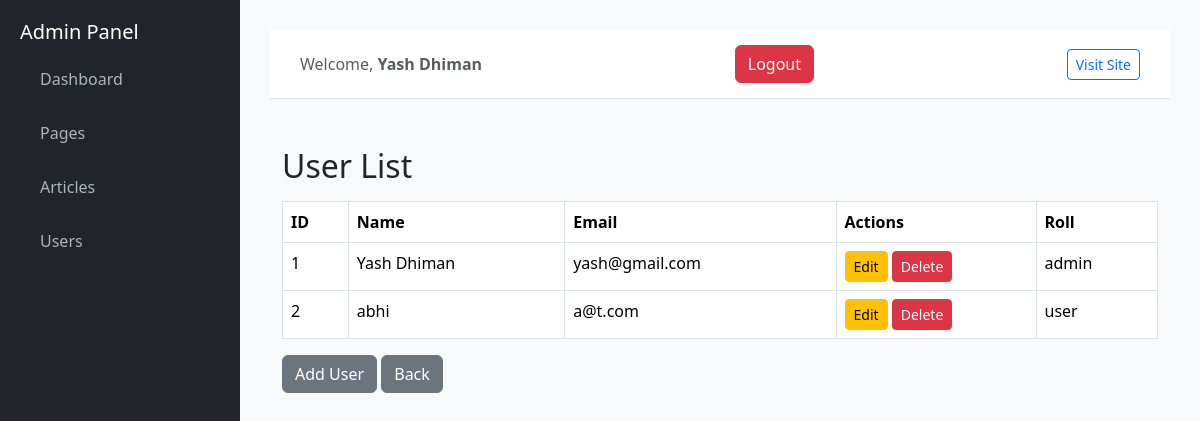
Page /admin/users (signed in) on the committed database.
### tables this page shows
CREATE TABLE users (
            id INTEGER PRIMARY KEY AUTOINCREMENT,
            name TEXT NOT NULL,
            email TEXT NOT NULL UNIQUE,
            password TEXT NOT NULL,
            role TEXT NOT NULL
        );

### admin_app/routes.py (the view)
@admin_bp.route("/users")
def users():
    conn = get_db()
    all_users = conn.execute("SELECT * FROM users").fetchall()
    conn.close()
    return render_template("users.html", users=all_users)

### admin_app/routes.py (called while the page is built)
def get_db():
    conn = sqlite3.connect(DB_NAME)
    conn.row_factory = sqlite3.Row
    return conn

### admin_app/templates/users.html (shortened to what this page needs)
{% extends "admin_base.html" %}
{% block content %}
<div class="container mt-5">
    <h2>User List</h2>
    <table class="table table-bordered mt-3">
        <thead>
            <tr>
                <th>ID</th>
                <th>Name</th>
                <th>Email</th>
                <th width="200">Actions</th>
                <th>Roll</th>
            </tr>
        </thead>
        <tbody>
        {% for user in users %}
            <tr>
                <td>{{ user["id"] }}</td>
                <td>{{ user["name"] }}</td>
                <td>{{ user["email"] }}</td>
                <td>
                    <a href="{{ url_for('admin.edit_user', id=user['id']) }}" class="btn btn-warning btn-sm">Edit</a>
                    <a href="{{ url_for('admin.delete_user', id=user['id']) }}"
                       class="btn btn-danger btn-sm"
                       onclick="return confirm('Are you sure?')">
                       Delete
                    </a>
                </td>
               <td>{{ user["role"] }}</td>
            </tr>
        {% endfor %}
        </tbody>
    </table>
    <a href="/admin/add-user" class="btn btn-secondary">Add User</a>
    <a href="{{ url_for('admin.dashboard') }}" class="btn btn-secondary">Back</a>
</div>
{% endblock %}

### admin_app/templates/admin_base.html (shortened to what this page needs)
<!DOCTYPE html>
<html lang="en">
<head>
    <link href="https://cdn.jsdelivr.net/npm/bootstrap@5.3.2/dist/css/bootstrap.min.css" rel="stylesheet">
</head>
<body>
<div class="sidebar">
    <h5>Admin Panel</h5>
    <ul>
        <li><a href="{{ url_for('admin.dashboard') }}">Dashboard</a></li>
        <li><a href="{{ url_for('admin.pages_view') }}">Pages</a></li>
        <li><a href="{{ url_for('admin.admin_posts') }}">Articles</a></li>
        <li><a href="{{ url_for('admin.users') }}">Users</a></li>
    </ul>
</div>
<div class="main-content">
    <div class="top-nav mb-4 d-flex justify-content-between align-items-center">
        <span class="text-muted">Welcome, <strong>{{ session.get('user_name') }}</strong></span>
       <a href="{{ url_for('admin.logout') }}" class="btn btn-danger">Logout</a>
        <a href="/" target="_blank" class="btn btn-sm btn-outline-primary">Visit Site</a>
    </div>
    {% block content %}{% endblock %}
</div>
</body>
</html>

### admin_app/templates/admin_base.html (style rules this page uses)
body { background: #f8f9fa; }
.sidebar li { list-style: none; }
.sidebar ul { padding: 0; margin: 0; }
.sidebar { width: 240px; height: 100vh; background: #212529; position: fixed; color: white; padding: 20px; }
.sidebar a { color: #adb5bd; padding: 15px 20px; display: block; text-decoration: none; transition: 0.3s; }
.main-content { margin-left: 240px; padding: 30px; }
.top-nav { background: #fff; padding: 15px 30px; border-bottom: 1px solid #dee2e6; }

### rows in the picture
users: get "Yash Dhiman", id "1", name "Yash Dhiman", email "yash@gmail.com", role "admin"
users: id "2", name "abhi", email "a@t.com", role "user"
